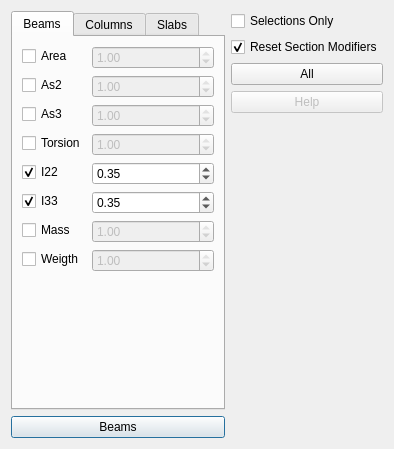
<?xml version="1.0" encoding="UTF-8"?>
<ui version="4.0">
 <class>Dialog</class>
 <widget class="QDialog" name="Dialog">
  <property name="geometry">
   <rect>
    <x>0</x>
    <y>0</y>
    <width>394</width>
    <height>449</height>
   </rect>
  </property>
  <property name="windowTitle">
   <string>Assign Modifiers</string>
  </property>
  <layout class="QHBoxLayout" name="horizontalLayout">
   <item>
    <layout class="QVBoxLayout" name="verticalLayout_2">
     <item>
      <widget class="QTabWidget" name="tabwidget">
       <property name="tabPosition">
        <enum>QTabWidget::North</enum>
       </property>
       <property name="currentIndex">
        <number>0</number>
       </property>
       <property name="documentMode">
        <bool>false</bool>
       </property>
       <widget class="QWidget" name="beams">
        <attribute name="title">
         <string>Beams</string>
        </attribute>
        <layout class="QFormLayout" name="formLayout_2">
         <item row="0" column="0">
          <widget class="QCheckBox" name="beam_area_checkbox">
           <property name="text">
            <string>Area</string>
           </property>
          </widget>
         </item>
         <item row="0" column="1">
          <widget class="QDoubleSpinBox" name="beam_area_spinbox">
           <property name="enabled">
            <bool>false</bool>
           </property>
           <property name="maximum">
            <double>1.000000000000000</double>
           </property>
           <property name="singleStep">
            <double>0.100000000000000</double>
           </property>
           <property name="value">
            <double>1.000000000000000</double>
           </property>
          </widget>
         </item>
         <item row="1" column="0">
          <widget class="QCheckBox" name="beam_as2_checkbox">
           <property name="text">
            <string>As2</string>
           </property>
          </widget>
         </item>
         <item row="1" column="1">
          <widget class="QDoubleSpinBox" name="beam_as2_spinbox">
           <property name="enabled">
            <bool>false</bool>
           </property>
           <property name="maximum">
            <double>1.000000000000000</double>
           </property>
           <property name="singleStep">
            <double>0.100000000000000</double>
           </property>
           <property name="value">
            <double>1.000000000000000</double>
           </property>
          </widget>
         </item>
         <item row="2" column="0">
          <widget class="QCheckBox" name="beam_as3_checkbox">
           <property name="text">
            <string>As3</string>
           </property>
          </widget>
         </item>
         <item row="2" column="1">
          <widget class="QDoubleSpinBox" name="beam_as3_spinbox">
           <property name="enabled">
            <bool>false</bool>
           </property>
           <property name="maximum">
            <double>1.000000000000000</double>
           </property>
           <property name="singleStep">
            <double>0.100000000000000</double>
           </property>
           <property name="value">
            <double>1.000000000000000</double>
           </property>
          </widget>
         </item>
         <item row="3" column="0">
          <widget class="QCheckBox" name="beam_torsion_checkbox">
           <property name="text">
            <string>Torsion</string>
           </property>
          </widget>
         </item>
         <item row="3" column="1">
          <widget class="QDoubleSpinBox" name="beam_torsion_spinbox">
           <property name="enabled">
            <bool>false</bool>
           </property>
           <property name="maximum">
            <double>1.000000000000000</double>
           </property>
           <property name="singleStep">
            <double>0.100000000000000</double>
           </property>
           <property name="value">
            <double>1.000000000000000</double>
           </property>
          </widget>
         </item>
         <item row="4" column="0">
          <widget class="QCheckBox" name="beam_i22_checkbox">
           <property name="text">
            <string>I22</string>
           </property>
           <property name="checked">
            <bool>true</bool>
           </property>
          </widget>
         </item>
         <item row="4" column="1">
          <widget class="QDoubleSpinBox" name="beam_i22_spinbox">
           <property name="enabled">
            <bool>true</bool>
           </property>
           <property name="maximum">
            <double>1.000000000000000</double>
           </property>
           <property name="singleStep">
            <double>0.100000000000000</double>
           </property>
           <property name="value">
            <double>0.350000000000000</double>
           </property>
          </widget>
         </item>
         <item row="5" column="0">
          <widget class="QCheckBox" name="beam_i33_checkbox">
           <property name="text">
            <string>I33</string>
           </property>
           <property name="checked">
            <bool>true</bool>
           </property>
          </widget>
         </item>
         <item row="5" column="1">
          <widget class="QDoubleSpinBox" name="beam_i33_spinbox">
           <property name="maximum">
            <double>1.000000000000000</double>
           </property>
           <property name="singleStep">
            <double>0.100000000000000</double>
           </property>
           <property name="value">
            <double>0.350000000000000</double>
           </property>
          </widget>
         </item>
         <item row="6" column="0">
          <widget class="QCheckBox" name="beam_mass_checkbox">
           <property name="text">
            <string>Mass</string>
           </property>
          </widget>
         </item>
         <item row="6" column="1">
          <widget class="QDoubleSpinBox" name="beam_mass_spinbox">
           <property name="enabled">
            <bool>false</bool>
           </property>
           <property name="maximum">
            <double>1.000000000000000</double>
           </property>
           <property name="singleStep">
            <double>0.100000000000000</double>
           </property>
           <property name="value">
            <double>1.000000000000000</double>
           </property>
          </widget>
         </item>
         <item row="7" column="0">
          <widget class="QCheckBox" name="beam_weight_checkbox">
           <property name="text">
            <string>Weigth</string>
           </property>
          </widget>
         </item>
         <item row="7" column="1">
          <widget class="QDoubleSpinBox" name="beam_weight_spinbox">
           <property name="enabled">
            <bool>false</bool>
           </property>
           <property name="maximum">
            <double>1.000000000000000</double>
           </property>
           <property name="singleStep">
            <double>0.100000000000000</double>
           </property>
           <property name="value">
            <double>1.000000000000000</double>
           </property>
          </widget>
         </item>
        </layout>
       </widget>
       <widget class="QWidget" name="columns">
        <attribute name="title">
         <string>Columns</string>
        </attribute>
        <layout class="QFormLayout" name="formLayout">
         <item row="0" column="0">
          <widget class="QCheckBox" name="column_area_checkbox">
           <property name="text">
            <string>Area</string>
           </property>
          </widget>
         </item>
         <item row="0" column="1">
          <widget class="QDoubleSpinBox" name="column_area_spinbox">
           <property name="enabled">
            <bool>false</bool>
           </property>
           <property name="maximum">
            <double>1.000000000000000</double>
           </property>
           <property name="singleStep">
            <double>0.100000000000000</double>
           </property>
           <property name="value">
            <double>1.000000000000000</double>
           </property>
          </widget>
         </item>
         <item row="1" column="0">
          <widget class="QCheckBox" name="column_as2_checkbox">
           <property name="text">
            <string>As2</string>
           </property>
          </widget>
         </item>
         <item row="1" column="1">
          <widget class="QDoubleSpinBox" name="column_as2_spinbox">
           <property name="enabled">
            <bool>false</bool>
           </property>
           <property name="maximum">
            <double>1.000000000000000</double>
           </property>
           <property name="singleStep">
            <double>0.100000000000000</double>
           </property>
           <property name="value">
            <double>1.000000000000000</double>
           </property>
          </widget>
         </item>
         <item row="2" column="0">
          <widget class="QCheckBox" name="column_as3_checkbox">
           <property name="text">
            <string>As3</string>
           </property>
          </widget>
         </item>
         <item row="2" column="1">
          <widget class="QDoubleSpinBox" name="column_as3_spinbox">
           <property name="enabled">
            <bool>false</bool>
           </property>
           <property name="maximum">
            <double>1.000000000000000</double>
           </property>
           <property name="singleStep">
            <double>0.100000000000000</double>
           </property>
           <property name="value">
            <double>1.000000000000000</double>
           </property>
          </widget>
         </item>
         <item row="3" column="0">
          <widget class="QCheckBox" name="column_torsion_checkbox">
           <property name="text">
            <string>Torsion</string>
           </property>
          </widget>
         </item>
         <item row="3" column="1">
          <widget class="QDoubleSpinBox" name="column_torsion_spinbox">
           <property name="enabled">
            <bool>false</bool>
           </property>
           <property name="maximum">
            <double>1.000000000000000</double>
           </property>
           <property name="singleStep">
            <double>0.100000000000000</double>
           </property>
           <property name="value">
            <double>1.000000000000000</double>
           </property>
          </widget>
         </item>
         <item row="4" column="0">
          <widget class="QCheckBox" name="column_i22_checkbox">
           <property name="text">
            <string>I22</string>
           </property>
           <property name="checked">
            <bool>true</bool>
           </property>
          </widget>
         </item>
         <item row="4" column="1">
          <widget class="QDoubleSpinBox" name="column_i22_spinbox">
           <property name="enabled">
            <bool>true</bool>
           </property>
           <property name="maximum">
            <double>1.000000000000000</double>
           </property>
           <property name="singleStep">
            <double>0.100000000000000</double>
           </property>
           <property name="value">
            <double>0.700000000000000</double>
           </property>
          </widget>
         </item>
         <item row="5" column="0">
          <widget class="QCheckBox" name="column_i33_checkbox">
           <property name="text">
            <string>I33</string>
           </property>
           <property name="checked">
            <bool>true</bool>
           </property>
          </widget>
         </item>
         <item row="5" column="1">
          <widget class="QDoubleSpinBox" name="column_i33_spinbox">
           <property name="maximum">
            <double>1.000000000000000</double>
           </property>
           <property name="singleStep">
            <double>0.100000000000000</double>
           </property>
           <property name="value">
            <double>0.700000000000000</double>
           </property>
          </widget>
         </item>
         <item row="6" column="0">
          <widget class="QCheckBox" name="column_mass_checkbox">
           <property name="text">
            <string>Mass</string>
           </property>
          </widget>
         </item>
         <item row="6" column="1">
          <widget class="QDoubleSpinBox" name="column_mass_spinbox">
           <property name="enabled">
            <bool>false</bool>
           </property>
           <property name="maximum">
            <double>1.000000000000000</double>
           </property>
           <property name="singleStep">
            <double>0.100000000000000</double>
           </property>
           <property name="value">
            <double>1.000000000000000</double>
           </property>
          </widget>
         </item>
         <item row="7" column="0">
          <widget class="QCheckBox" name="column_weight_checkbox">
           <property name="text">
            <string>Weigth</string>
           </property>
          </widget>
         </item>
         <item row="7" column="1">
          <widget class="QDoubleSpinBox" name="column_weight_spinbox">
           <property name="enabled">
            <bool>false</bool>
           </property>
           <property name="maximum">
            <double>1.000000000000000</double>
           </property>
           <property name="singleStep">
            <double>0.100000000000000</double>
           </property>
           <property name="value">
            <double>1.000000000000000</double>
           </property>
          </widget>
         </item>
        </layout>
       </widget>
       <widget class="QWidget" name="tab">
        <attribute name="title">
         <string>Slabs</string>
        </attribute>
        <layout class="QFormLayout" name="formLayout_3">
         <item row="0" column="0">
          <widget class="QCheckBox" name="slabs_f11_checkbox">
           <property name="text">
            <string>f11</string>
           </property>
          </widget>
         </item>
         <item row="0" column="1">
          <widget class="QDoubleSpinBox" name="slabs_f11_spinbox">
           <property name="enabled">
            <bool>false</bool>
           </property>
           <property name="maximum">
            <double>1.000000000000000</double>
           </property>
           <property name="singleStep">
            <double>0.100000000000000</double>
           </property>
           <property name="value">
            <double>1.000000000000000</double>
           </property>
          </widget>
         </item>
         <item row="1" column="0">
          <widget class="QCheckBox" name="slabs_f22_checkbox">
           <property name="text">
            <string>f22</string>
           </property>
          </widget>
         </item>
         <item row="1" column="1">
          <widget class="QDoubleSpinBox" name="slabs_f22_spinbox">
           <property name="enabled">
            <bool>false</bool>
           </property>
           <property name="maximum">
            <double>1.000000000000000</double>
           </property>
           <property name="singleStep">
            <double>0.100000000000000</double>
           </property>
           <property name="value">
            <double>1.000000000000000</double>
           </property>
          </widget>
         </item>
         <item row="2" column="0">
          <widget class="QCheckBox" name="slabs_f12_checkbox">
           <property name="text">
            <string>f12</string>
           </property>
          </widget>
         </item>
         <item row="2" column="1">
          <widget class="QDoubleSpinBox" name="slabs_f12_spinbox">
           <property name="enabled">
            <bool>false</bool>
           </property>
           <property name="maximum">
            <double>1.000000000000000</double>
           </property>
           <property name="singleStep">
            <double>0.100000000000000</double>
           </property>
           <property name="value">
            <double>1.000000000000000</double>
           </property>
          </widget>
         </item>
         <item row="3" column="0">
          <widget class="QCheckBox" name="slabs_m11_checkbox">
           <property name="text">
            <string>m11</string>
           </property>
           <property name="checked">
            <bool>true</bool>
           </property>
          </widget>
         </item>
         <item row="3" column="1">
          <widget class="QDoubleSpinBox" name="slabs_m11_spinbox">
           <property name="enabled">
            <bool>true</bool>
           </property>
           <property name="maximum">
            <double>1.000000000000000</double>
           </property>
           <property name="singleStep">
            <double>0.100000000000000</double>
           </property>
           <property name="value">
            <double>0.010000000000000</double>
           </property>
          </widget>
         </item>
         <item row="4" column="0">
          <widget class="QCheckBox" name="slabs_m22_checkbox">
           <property name="text">
            <string>m22</string>
           </property>
           <property name="checked">
            <bool>true</bool>
           </property>
          </widget>
         </item>
         <item row="4" column="1">
          <widget class="QDoubleSpinBox" name="slabs_m22_spinbox">
           <property name="enabled">
            <bool>true</bool>
           </property>
           <property name="maximum">
            <double>1.000000000000000</double>
           </property>
           <property name="singleStep">
            <double>0.100000000000000</double>
           </property>
           <property name="value">
            <double>0.010000000000000</double>
           </property>
          </widget>
         </item>
         <item row="5" column="0">
          <widget class="QCheckBox" name="slabs_m12_checkbox">
           <property name="text">
            <string>m12</string>
           </property>
           <property name="checked">
            <bool>true</bool>
           </property>
          </widget>
         </item>
         <item row="5" column="1">
          <widget class="QDoubleSpinBox" name="slabs_m12_spinbox">
           <property name="maximum">
            <double>1.000000000000000</double>
           </property>
           <property name="singleStep">
            <double>0.100000000000000</double>
           </property>
           <property name="value">
            <double>0.010000000000000</double>
           </property>
          </widget>
         </item>
         <item row="10" column="0">
          <widget class="QCheckBox" name="slabs_mass_checkbox">
           <property name="text">
            <string>Mass</string>
           </property>
          </widget>
         </item>
         <item row="10" column="1">
          <widget class="QDoubleSpinBox" name="column_mass_spinbox_2">
           <property name="enabled">
            <bool>false</bool>
           </property>
           <property name="maximum">
            <double>1.000000000000000</double>
           </property>
           <property name="singleStep">
            <double>0.100000000000000</double>
           </property>
           <property name="value">
            <double>1.000000000000000</double>
           </property>
          </widget>
         </item>
         <item row="11" column="0">
          <widget class="QCheckBox" name="slabs_weight_checkbox">
           <property name="text">
            <string>Weigth</string>
           </property>
          </widget>
         </item>
         <item row="11" column="1">
          <widget class="QDoubleSpinBox" name="column_weight_spinbox_2">
           <property name="enabled">
            <bool>false</bool>
           </property>
           <property name="maximum">
            <double>1.000000000000000</double>
           </property>
           <property name="singleStep">
            <double>0.100000000000000</double>
           </property>
           <property name="value">
            <double>1.000000000000000</double>
           </property>
          </widget>
         </item>
         <item row="7" column="1">
          <widget class="QDoubleSpinBox" name="slabs_v13_spinbox">
           <property name="enabled">
            <bool>false</bool>
           </property>
           <property name="maximum">
            <double>1.000000000000000</double>
           </property>
           <property name="singleStep">
            <double>0.100000000000000</double>
           </property>
           <property name="value">
            <double>1.000000000000000</double>
           </property>
          </widget>
         </item>
         <item row="7" column="0">
          <widget class="QCheckBox" name="slabs_v13_checkbox">
           <property name="text">
            <string>v13</string>
           </property>
           <property name="checked">
            <bool>false</bool>
           </property>
          </widget>
         </item>
         <item row="9" column="1">
          <widget class="QDoubleSpinBox" name="slabs_v23_spinbox">
           <property name="enabled">
            <bool>false</bool>
           </property>
           <property name="maximum">
            <double>1.000000000000000</double>
           </property>
           <property name="singleStep">
            <double>0.100000000000000</double>
           </property>
           <property name="value">
            <double>1.000000000000000</double>
           </property>
          </widget>
         </item>
         <item row="9" column="0">
          <widget class="QCheckBox" name="slabs_v23_checkbox">
           <property name="text">
            <string>v23</string>
           </property>
           <property name="checked">
            <bool>false</bool>
           </property>
          </widget>
         </item>
        </layout>
       </widget>
      </widget>
     </item>
     <item>
      <widget class="QPushButton" name="apply_to_etabs_button">
       <property name="toolTip">
        <string>Export Selected Load Combinations To ETABS Model</string>
       </property>
       <property name="text">
        <string>Beams</string>
       </property>
       <property name="icon">
        <iconset resource="../../civiltools.qrc">
         <normaloff>:/civiltools/images/etabs.png</normaloff>:/civiltools/images/etabs.png</iconset>
       </property>
       <property name="iconSize">
        <size>
         <width>60</width>
         <height>60</height>
        </size>
       </property>
       <property name="shortcut">
        <string>Ctrl+S</string>
       </property>
      </widget>
     </item>
    </layout>
   </item>
   <item>
    <layout class="QVBoxLayout" name="verticalLayout">
     <item>
      <widget class="QCheckBox" name="selected_obj">
       <property name="text">
        <string>Selections Only</string>
       </property>
       <property name="checked">
        <bool>false</bool>
       </property>
      </widget>
     </item>
     <item>
      <widget class="QCheckBox" name="reset_section_modifiers">
       <property name="text">
        <string>Reset Section Modifiers</string>
       </property>
       <property name="checked">
        <bool>true</bool>
       </property>
      </widget>
     </item>
     <item>
      <widget class="QPushButton" name="apply_to_etabs_button_all">
       <property name="enabled">
        <bool>true</bool>
       </property>
       <property name="toolTip">
        <string>Export Selected Load Combinations To ETABS Model</string>
       </property>
       <property name="text">
        <string>All</string>
       </property>
       <property name="icon">
        <iconset resource="../../civiltools.qrc">
         <normaloff>:/civiltools/images/etabs.png</normaloff>:/civiltools/images/etabs.png</iconset>
       </property>
       <property name="iconSize">
        <size>
         <width>60</width>
         <height>60</height>
        </size>
       </property>
       <property name="shortcut">
        <string>Ctrl+S</string>
       </property>
      </widget>
     </item>
     <item>
      <widget class="QPushButton" name="help">
       <property name="enabled">
        <bool>false</bool>
       </property>
       <property name="text">
        <string>Help</string>
       </property>
       <property name="icon">
        <iconset resource="../../civiltools.qrc">
         <normaloff>:/civiltools/images/help.png</normaloff>:/civiltools/images/help.png</iconset>
       </property>
       <property name="iconSize">
        <size>
         <width>60</width>
         <height>60</height>
        </size>
       </property>
      </widget>
     </item>
     <item>
      <spacer name="verticalSpacer">
       <property name="orientation">
        <enum>Qt::Vertical</enum>
       </property>
       <property name="sizeHint" stdset="0">
        <size>
         <width>20</width>
         <height>40</height>
        </size>
       </property>
      </spacer>
     </item>
    </layout>
   </item>
  </layout>
 </widget>
 <tabstops>
  <tabstop>beam_area_spinbox</tabstop>
  <tabstop>beam_as2_spinbox</tabstop>
  <tabstop>beam_as3_spinbox</tabstop>
  <tabstop>beam_torsion_spinbox</tabstop>
  <tabstop>beam_i22_spinbox</tabstop>
  <tabstop>beam_i33_spinbox</tabstop>
  <tabstop>beam_mass_spinbox</tabstop>
  <tabstop>beam_weight_spinbox</tabstop>
  <tabstop>beam_area_checkbox</tabstop>
  <tabstop>beam_as2_checkbox</tabstop>
  <tabstop>beam_as3_checkbox</tabstop>
  <tabstop>beam_torsion_checkbox</tabstop>
  <tabstop>beam_i22_checkbox</tabstop>
  <tabstop>beam_i33_checkbox</tabstop>
  <tabstop>beam_mass_checkbox</tabstop>
  <tabstop>beam_weight_checkbox</tabstop>
  <tabstop>column_area_spinbox</tabstop>
  <tabstop>column_as2_spinbox</tabstop>
  <tabstop>column_as3_spinbox</tabstop>
  <tabstop>column_torsion_spinbox</tabstop>
  <tabstop>column_i22_spinbox</tabstop>
  <tabstop>column_i33_spinbox</tabstop>
  <tabstop>column_mass_spinbox</tabstop>
  <tabstop>column_weight_spinbox</tabstop>
  <tabstop>column_area_checkbox</tabstop>
  <tabstop>column_as2_checkbox</tabstop>
  <tabstop>column_as3_checkbox</tabstop>
  <tabstop>column_torsion_checkbox</tabstop>
  <tabstop>column_i22_checkbox</tabstop>
  <tabstop>column_i33_checkbox</tabstop>
  <tabstop>column_mass_checkbox</tabstop>
  <tabstop>column_weight_checkbox</tabstop>
  <tabstop>help</tabstop>
  <tabstop>tabwidget</tabstop>
 </tabstops>
 <resources>
  <include location="../../civiltools.qrc"/>
 </resources>
 <connections/>
</ui>
